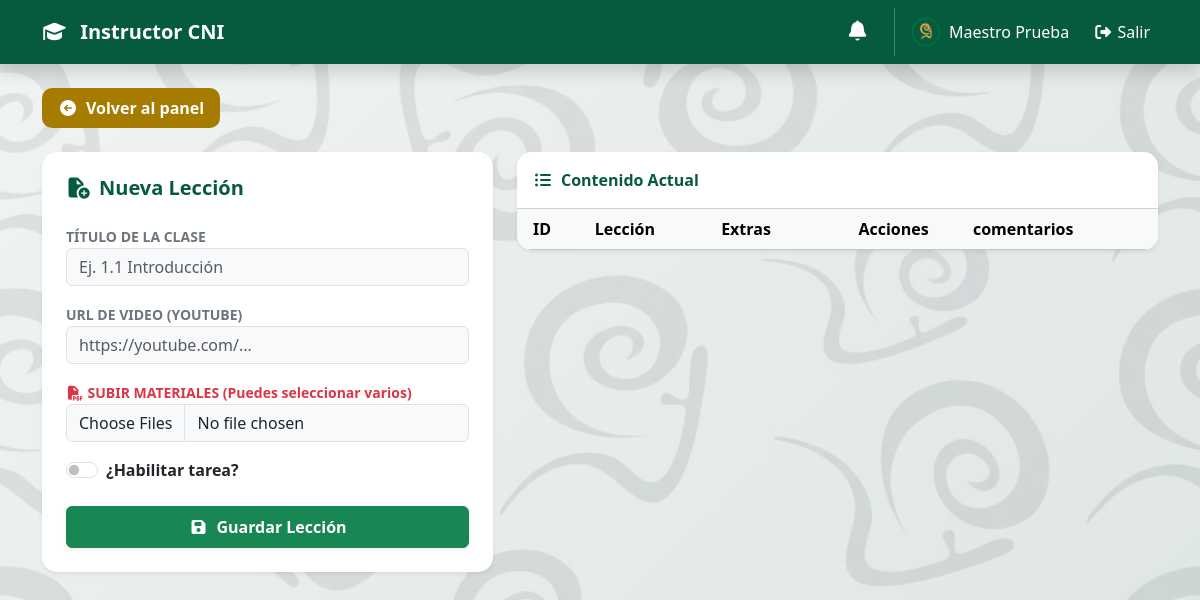
The app's page /Client/Nueva_Leccion.php?curso_id=2 (signed in), older data.
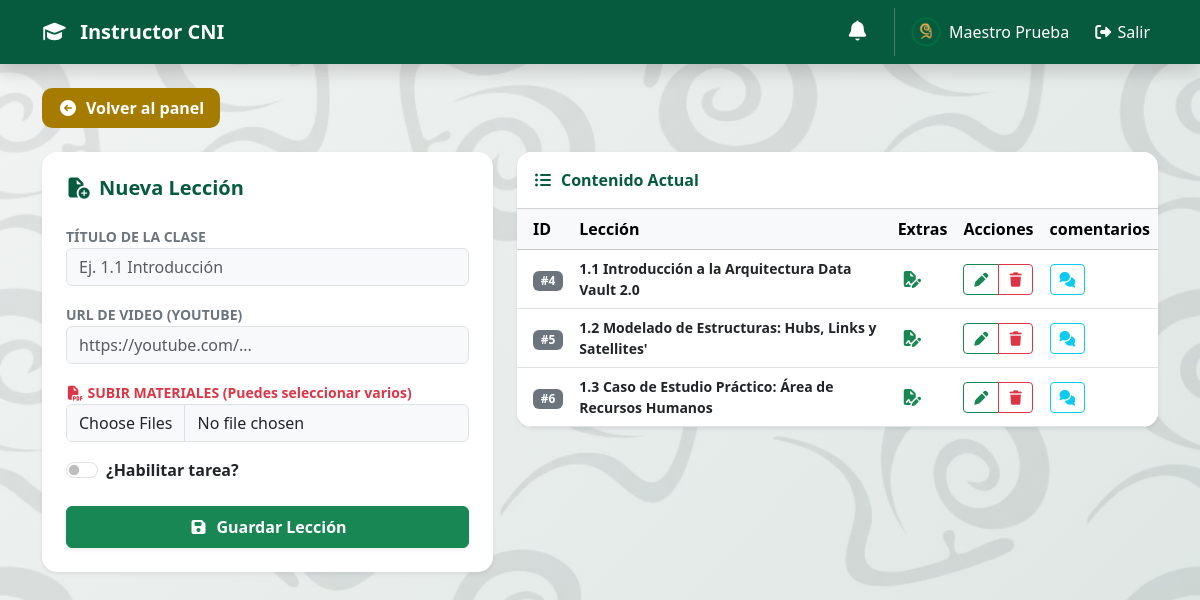
The same page, newer data.
### tables this page shows
CREATE TABLE `lecciones` (
  `id` int(11) NOT NULL,
  `curso_id` int(11) DEFAULT NULL,
  `titulo` varchar(150) NOT NULL,
  `contenido_url` varchar(255) DEFAULT NULL,
  `pdf_ruta` varchar(255) DEFAULT NULL,
  `tiene_tarea` tinyint(1) DEFAULT 0
);

### Client/Nueva_Leccion.php (the view, shortened to what this page needs)
<?php
include 'Includes/header.php';
$conexion = ConexionDB::obtenerConexion();
$curso_id = mysqli_real_escape_string($conexion, $_GET['curso_id']);
$query_lecciones = "SELECT * FROM lecciones WHERE curso_id = '$curso_id' ORDER BY id ASC";
$lecciones = mysqli_query($conexion, $query_lecciones);
?>
<div class="container mt-4">
    <a href="index.php" class="btn btn-uabc-gold px-3 py-2 mb-4">
        <i class="fa-solid fa-circle-arrow-left me-2"></i>Volver al panel
    </a>
    <div class="row">
        <div class="col-md-5">
            <div class="card shadow-sm p-4 mb-4" style="border-radius: 15px; border: none;">
                <h5 class="fw-bold mb-4" style="color: #065b3e;">
                    <i class="fa-solid fa-file-circle-plus me-2"></i>Nueva Lección
                </h5>
                <form action="Includes/Leccion.php" method="POST" enctype="multipart/form-data">
                    <div class="mb-3">
                        <label class="small fw-bold text-secondary">TÍTULO DE LA CLASE</label>
                        <input type="text" name="titulo_leccion" class="form-control bg-light" placeholder="Ej. 1.1 Introducción" required>
                    </div>
                    <div class="mb-3">
                        <label class="small fw-bold text-secondary">URL DE VIDEO (YOUTUBE)</label>
                        <input type="text" name="url_video" class="form-control bg-light" placeholder="https://youtube.com/..." required>
                    </div>
                    <div class="mb-3">
                        <label class="small fw-bold text-danger">
                            <i class="fa-solid fa-file-pdf me-1"></i>SUBIR MATERIALES (Puedes seleccionar varios)
                        </label>
                        <input type="file" name="pdf_files[]" class="form-control bg-light" accept=".pdf" multiple>
                    </div>
                    <div class="form-check form-switch mb-4">
                        <input class="form-check-input" type="checkbox" name="tiene_tarea" id="checkTarea">
                        <label class="form-check-label fw-bold" for="checkTarea">¿Habilitar tarea?</label>
                    </div>
                    <button type="submit" class="btn btn-success w-100 fw-bold py-2 shadow-sm">
                        <i class="fa-solid fa-floppy-disk me-2"></i>Guardar Lección
                    </button>
                </form>
            </div>
        </div>
        <div class="col-md-7">
            <div class="card shadow-sm border-0" style="border-radius: 15px; overflow: hidden;">
                <div class="card-header bg-white fw-bold py-3" style="color: #065b3e;">
                    <i class="fa-solid fa-list-ul me-2"></i>Contenido Actual
                </div>
                <div class="table-responsive">
                    <table class="table table-hover align-middle mb-0">
                        <thead class="table-light">
                            <tr>
                                <th class="ps-3">ID</th>
                                <th>Lección</th>
                                <th>Extras</th>
                                <th class="text-center">Acciones</th>
                                <th>comentarios</th>
                            </tr>
                        </thead>
                        <tbody>
                            <?php while ($l = mysqli_fetch_assoc($lecciones)): ?>
                                <tr>
                                    <td class="ps-3"><span class="badge bg-secondary">#<?php echo $l['id']; ?></span></td>
                                    <td class="small fw-bold text-dark"><?php echo $l['titulo']; ?></td>
                                    <td>
                                        <?php if ($l['tiene_tarea']): ?>
                                            <i class="fa-solid fa-file-signature text-success mx-1"></i>
                                        <?php endif; ?>
                                    </td>
                                    <td class="text-center">
                                        <div class="btn-group">
                                            <a href="editar_leccion.php?id=<?php echo $l['id']; ?>" class="btn btn-sm btn-outline-success"><i class="fa-solid fa-pen"></i></a>
                                            <a href="Includes/Leccion.php?action=delete&id=<?php echo $l['id']; ?>&curso_id=<?php echo $curso_id; ?>"
                                                class="btn btn-sm btn-outline-danger"
                                                onclick="return confirm('¿Seguro que quieres borrar esta lección?')">
                                                <i class="fa-solid fa-trash"></i>
                                            </a>
                                        </div>
                                    </td>
                                    <td>
                                        <a href="Ver_Comentarios.php?leccion_id=<?php echo $l['id']; ?>&curso_id=<?php echo $curso_id; ?>" class="btn btn-sm btn-outline-info" title="Foro de Dudas">
                                            <i class="fa-solid fa-comments"></i>
                                        </a>
                                    </td>
                                </tr>
                            <?php endwhile; ?>
                        </tbody>
                    </table>
                </div>
            </div>
        </div>
    </div>
</div>
<?php include 'Includes/Footer.php'; ?>

### Client/Includes/Header.php (shortened to what this page needs)
<!doctype html>
<html lang="en">
<head>
    <link
        href="https://cdn.jsdelivr.net/npm/bootstrap@5.3.2/dist/css/bootstrap.min.css"
        rel="stylesheet"
 />
    <link rel="stylesheet" href="https://cdnjs.cloudflare.com/ajax/libs/font-awesome/7.0.1/css/all.min.css"
 />
</head>
<body class="bg-light pb-5">
    <header>
        <nav class="navbar navbar-expand-lg navbar-dark shadow bg-custom-green">
            <div class="container">
                <a class="navbar-brand fw-bold" href="./Index.php"><i class="fa-solid fa-graduation-cap me-2"></i> Instructor CNI</a>
                <div class="d-flex align-items-center">
                    <div class="nav-item dropdown me-4" style="list-style: none;">
                        <a class="nav-link position-relative text-white" href="#" id="notifDropdown" role="button" data-bs-toggle="dropdown" aria-expanded="false">
                            <i class="fa-solid fa-bell fs-5"></i>
                        </a>
                    </div>
                    <div class="navbar-text text-white border-start border-light border-opacity-25 ps-3 d-flex align-items-center">
                        <img src="../Assets/Img/ALUMNOS.png" alt="Usuario" class="rounded-circle me-2" style="width: 30px; height: 30px; object-fit: cover;">
                        <span class="me-3"><?php echo $_SESSION['nombre']; ?></span>
                        <a href="logout.php" class="btn btn-danger btn-sm cerrar-sesion">
                            <i class="fas fa-sign-out-alt"></i> Salir
                        </a>
                    </div>
                </div>
            </div>
        </nav>
    </header>

### Client/Includes/Footer.php (shortened to what this page needs)
</body>
</html>

### Client/Includes/Header.php (style rules this page uses)
.bg-custom-green { background-color: #065b3e !important; }
.cerrar-sesion { transition: color 0.3s, transform 0.3s ease-in-out; background: none; border: none; color: white; font-size: inherit; cursor: pointer; }
.cerrar-sesion i { transition: transform 0.3s ease-in-out; }
body { background: linear-gradient(135deg, rgba(240, 244, 243, 0.8) 0%, rgba(216, 226, 223, 0.8) 100%), url("../Assets/Img/FondoCimarron.jpg"); background-size: cover; background-position: center; background-repeat: repeat; background-attachment: fixed; min-height: 100vh; }
.btn-uabc-gold { background-color: #a67c00; color: white; border-radius: 10px; font-weight: bold; transition: all 0.3s; border: none; }

Row changes from the older to the newer data that the page shows:
added lecciones: id "4", titulo "1.1 Introducción a la Arquitectura Data Vault 2.0", tiene_tarea 1 (drawn)
added lecciones: id "5", titulo "1.2 Modelado de Estructuras: Hubs, Links y Satellites'", tiene_tarea 1 (drawn)
added lecciones: id "6", titulo "1.3 Caso de Estudio Práctico: Área de Recursos Humanos", tiene_tarea 1 (drawn)
